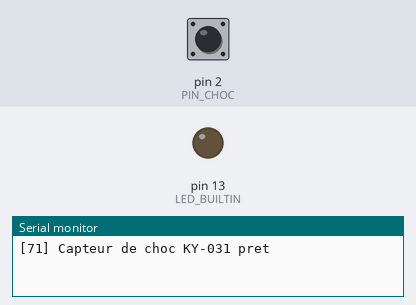
Simulated run of this sketch. Board: Arduino Uno, built with avr-gcc and run on an emulated ATmega328P. On the bench: output pins drawn as LEDs (lit = HIGH), the last lines printed to the serial monitor. Inputs (shaded band) come from the test bench; at power-on: pin 2 (PIN_CHOC) HIGH.

Above: at 1.2 s.
1.3 s: pin 2 (PIN_CHOC) pulled LOW for 1 s
At 1.5 s:
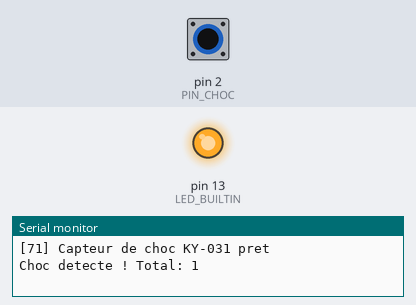
4.3 s: pin 2 (PIN_CHOC) pulled LOW for 3.2 s
At 8.9 s:
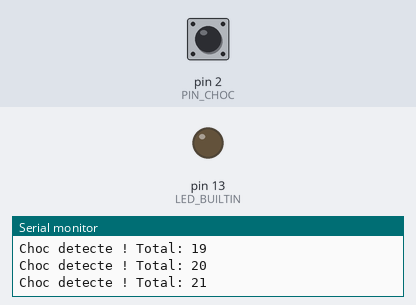
Timing chart, 0 to 10.4 s (numbered marks = the images above; inputs shaded):
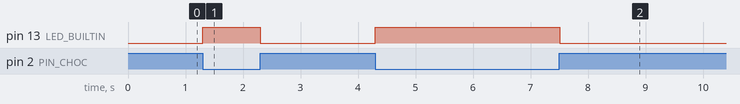

The sketch:

71_Choc_KY031.ino
```cpp
/*
 * =====================================================================
 *  Arduino Lab Nexus v6.1.0 STABLE  -  Capteur de choc KY-031
 * =====================================================================
 *  Explication : Détecte les chocs et vibrations et les compte.
 *  Carte       : Arduino UNO / Nano (ATmega328P) - compatible Mega
 *  Moniteur    : 9600 bauds
 *
 *  Câblage :
 *   Arduino 5V     -> KY-031 +
 *   Arduino GND    -> KY-031 -
 *   Arduino D2     -> KY-031 S
 *
 *  Bibliothèques requises (arduino-cli lib install "...") : aucune
 * =====================================================================
 */
// @libs:

const uint8_t PIN_CHOC = 2;
unsigned long nbChocs = 0;

void setup() {
  pinMode(PIN_CHOC, INPUT_PULLUP);   // sortie à LOW lors d'un choc
  pinMode(LED_BUILTIN, OUTPUT);
  Serial.begin(9600);
  Serial.println(F("[71] Capteur de choc KY-031 pret"));
}

void loop() {
  if (digitalRead(PIN_CHOC) == LOW) {
    nbChocs++;
    Serial.print(F("Choc detecte ! Total: "));
    Serial.println(nbChocs);
    digitalWrite(LED_BUILTIN, HIGH);
    delay(200);   // évite de compter plusieurs fois le même choc
    digitalWrite(LED_BUILTIN, LOW);
  }
}
```

Measured:
- after the input at 1.3 s, pin 13 (LED_BUILTIN): LOW → HIGH at once, → LOW 1.0 s later
- after the input at 4.3 s, pin 13 (LED_BUILTIN): LOW → HIGH at once, → LOW 3.2 s later
